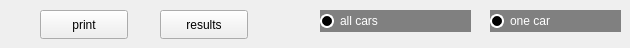
      <widget class="QWidget" name="tab_12">
       <attribute name="title">
        <string>Maintenance</string>
       </attribute>
       <widget class="QPushButton" name="pushButton_5">
        <property name="geometry">
         <rect>
          <x>160</x>
          <y>10</y>
          <width>88</width>
          <height>29</height>
         </rect>
        </property>
        <property name="text">
         <string>results</string>
        </property>
       </widget>
       <widget class="QPushButton" name="pushButton_6">
        <property name="geometry">
         <rect>
          <x>40</x>
          <y>10</y>
          <width>88</width>
          <height>29</height>
         </rect>
        </property>
        <property name="text">
         <string>print</string>
        </property>
       </widget>
       <widget class="QRadioButton" name="radioButton_5">
        <property name="geometry">
         <rect>
          <x>320</x>
          <y>10</y>
          <width>151</width>
          <height>22</height>
         </rect>
        </property>
        <property name="styleSheet">
         <string notr="true">QRadioButton {
    background-color : gray;
	color : white
}

QRadioButton::indicator {
	width : 10px;
	height : 10px;
	border-radius : 7px;   
}

QRadioButton::indicator:unchecked {
    background-color : black;
    border: 2px solid white;
}

QRadioButton::indicator:checked {
	background-color : white;
    border: 2px solid white;
}
</string>
        </property>
        <property name="text">
         <string>all cars</string>
        </property>
       </widget>
       <widget class="QRadioButton" name="radioButton_6">
        <property name="geometry">
         <rect>
          <x>490</x>
          <y>10</y>
          <width>131</width>
          <height>22</height>
         </rect>
        </property>
        <property name="styleSheet">
         <string notr="true">QRadioButton {
    background-color : gray;
	color : white
}

QRadioButton::indicator {
	width : 10px;
	height : 10px;
	border-radius : 7px;   
}

QRadioButton::indicator:unchecked {
    background-color : black;
    border: 2px solid white;
}

QRadioButton::indicator:checked {
	background-color : white;
    border: 2px solid white;
}
</string>
        </property>
        <property name="text">
         <string>one car</string>
        </property>
       </widget>
      </widget>
